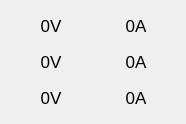
            <widget class="QWidget" name="layoutWidget_3">
             <property name="geometry">
              <rect>
               <x>540</x>
               <y>230</y>
               <width>186</width>
               <height>124</height>
              </rect>
             </property>
             <layout class="QGridLayout" name="gridLayout_20" columnstretch="1,0">
              <item row="0" column="1">
               <widget class="QLabel" name="Grid_Curr_A">
                <property name="sizePolicy">
                 <sizepolicy hsizetype="Expanding" vsizetype="Expanding">
                  <horstretch>0</horstretch>
                  <verstretch>0</verstretch>
                 </sizepolicy>
                </property>
                <property name="maximumSize">
                 <size>
                  <width>80</width>
                  <height>30</height>
                 </size>
                </property>
                <property name="font">
                 <font>
                  <pointsize>13</pointsize>
                 </font>
                </property>
                <property name="cursor">
                 <cursorShape>ArrowCursor</cursorShape>
                </property>
                <property name="styleSheet">
                 <string notr="true">border-image:url();</string>
                </property>
                <property name="text">
                 <string>0A</string>
                </property>
                <property name="alignment">
                 <set>Qt::AlignCenter</set>
                </property>
               </widget>
              </item>
              <item row="2" column="1">
               <widget class="QLabel" name="Grid_Curr_C">
                <property name="sizePolicy">
                 <sizepolicy hsizetype="Expanding" vsizetype="Expanding">
                  <horstretch>0</horstretch>
                  <verstretch>0</verstretch>
                 </sizepolicy>
                </property>
                <property name="maximumSize">
                 <size>
                  <width>80</width>
                  <height>30</height>
                 </size>
                </property>
                <property name="font">
                 <font>
                  <pointsize>13</pointsize>
                 </font>
                </property>
                <property name="cursor">
                 <cursorShape>ArrowCursor</cursorShape>
                </property>
                <property name="styleSheet">
                 <string notr="true">border-image:url();</string>
                </property>
                <property name="text">
                 <string>0A</string>
                </property>
                <property name="alignment">
                 <set>Qt::AlignCenter</set>
                </property>
               </widget>
              </item>
              <item row="2" column="0">
               <widget class="QLabel" name="Grid_Vc_lb">
                <property name="sizePolicy">
                 <sizepolicy hsizetype="Expanding" vsizetype="Expanding">
                  <horstretch>0</horstretch>
                  <verstretch>0</verstretch>
                 </sizepolicy>
                </property>
                <property name="maximumSize">
                 <size>
                  <width>80</width>
                  <height>30</height>
                 </size>
                </property>
                <property name="font">
                 <font>
                  <pointsize>13</pointsize>
                 </font>
                </property>
                <property name="cursor">
                 <cursorShape>ArrowCursor</cursorShape>
                </property>
                <property name="styleSheet">
                 <string notr="true">border-image:url();</string>
                </property>
                <property name="text">
                 <string>0V</string>
                </property>
                <property name="alignment">
                 <set>Qt::AlignCenter</set>
                </property>
               </widget>
              </item>
              <item row="1" column="0">
               <widget class="QLabel" name="Grid_Vb_lb">
                <property name="sizePolicy">
                 <sizepolicy hsizetype="Expanding" vsizetype="Expanding">
                  <horstretch>0</horstretch>
                  <verstretch>0</verstretch>
                 </sizepolicy>
                </property>
                <property name="maximumSize">
                 <size>
                  <width>80</width>
                  <height>30</height>
                 </size>
                </property>
                <property name="font">
                 <font>
                  <pointsize>13</pointsize>
                 </font>
                </property>
                <property name="cursor">
                 <cursorShape>ArrowCursor</cursorShape>
                </property>
                <property name="styleSheet">
                 <string notr="true">border-image:url();</string>
                </property>
                <property name="text">
                 <string>0V</string>
                </property>
                <property name="alignment">
                 <set>Qt::AlignCenter</set>
                </property>
               </widget>
              </item>
              <item row="0" column="0">
               <widget class="QLabel" name="Grid_Va_lb">
                <property name="sizePolicy">
                 <sizepolicy hsizetype="Expanding" vsizetype="Expanding">
                  <horstretch>0</horstretch>
                  <verstretch>0</verstretch>
                 </sizepolicy>
                </property>
                <property name="maximumSize">
                 <size>
                  <width>80</width>
                  <height>30</height>
                 </size>
                </property>
                <property name="font">
                 <font>
                  <pointsize>13</pointsize>
                 </font>
                </property>
                <property name="cursor">
                 <cursorShape>ArrowCursor</cursorShape>
                </property>
                <property name="styleSheet">
                 <string notr="true">border-image:url();</string>
                </property>
                <property name="text">
                 <string>0V</string>
                </property>
                <property name="alignment">
                 <set>Qt::AlignCenter</set>
                </property>
               </widget>
              </item>
              <item row="1" column="1">
               <widget class="QLabel" name="Grid_Curr_B">
                <property name="sizePolicy">
                 <sizepolicy hsizetype="Expanding" vsizetype="Expanding">
                  <horstretch>0</horstretch>
                  <verstretch>0</verstretch>
                 </sizepolicy>
                </property>
                <property name="maximumSize">
                 <size>
                  <width>80</width>
                  <height>30</height>
                 </size>
                </property>
                <property name="font">
                 <font>
                  <pointsize>13</pointsize>
                 </font>
                </property>
                <property name="cursor">
                 <cursorShape>ArrowCursor</cursorShape>
                </property>
                <property name="styleSheet">
                 <string notr="true">border-image:url();</string>
                </property>
                <property name="text">
                 <string>0A</string>
                </property>
                <property name="alignment">
                 <set>Qt::AlignCenter</set>
                </property>
               </widget>
              </item>
             </layout>
            </widget>
